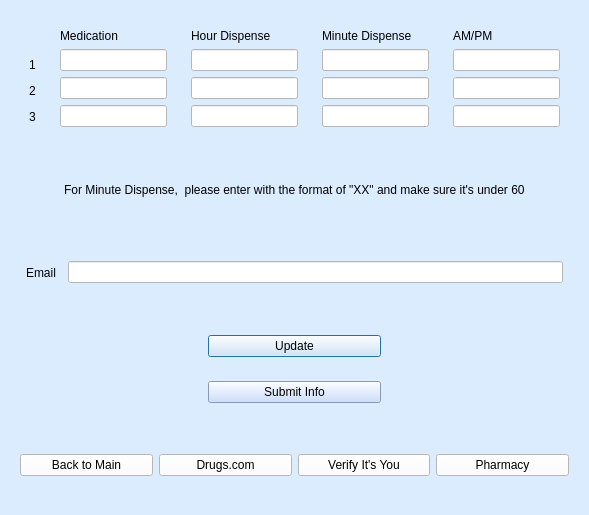
<?xml version="1.0" encoding="UTF-8"?>
<ui version="4.0">
 <class>Dialog</class>
 <widget class="QDialog" name="Dialog">
  <property name="geometry">
   <rect>
    <x>0</x>
    <y>0</y>
    <width>589</width>
    <height>515</height>
   </rect>
  </property>
  <property name="windowTitle">
   <string>Dialog</string>
  </property>
  <property name="styleSheet">
   <string notr="true">background:rgb(219, 236, 255)</string>
  </property>
  <layout class="QVBoxLayout" name="verticalLayout_5">
   <item>
    <widget class="QWidget" name="widget_5" native="true">
     <layout class="QHBoxLayout" name="horizontalLayout">
      <item>
       <widget class="QWidget" name="widget_4" native="true">
        <property name="styleSheet">
         <string notr="true">font: 700 italic 14pt &quot;Georgia&quot;;</string>
        </property>
        <layout class="QVBoxLayout" name="verticalLayout_4">
         <item>
          <widget class="QWidget" name="widget_22" native="true"/>
         </item>
         <item>
          <widget class="QLabel" name="label_4">
           <property name="styleSheet">
            <string notr="true"> font: 700 italic 14pt &quot;Georgia&quot;;</string>
           </property>
           <property name="text">
            <string>1</string>
           </property>
          </widget>
         </item>
         <item>
          <widget class="QLabel" name="label_5">
           <property name="styleSheet">
            <string notr="true">font: 700 italic 14pt &quot;Georgia&quot;;</string>
           </property>
           <property name="text">
            <string>2</string>
           </property>
          </widget>
         </item>
         <item>
          <widget class="QLabel" name="label_6">
           <property name="styleSheet">
            <string notr="true">font: 700 italic 14pt &quot;Georgia&quot;;</string>
           </property>
           <property name="text">
            <string>3</string>
           </property>
          </widget>
         </item>
        </layout>
       </widget>
      </item>
      <item>
       <widget class="QWidget" name="widget" native="true">
        <layout class="QVBoxLayout" name="verticalLayout">
         <item>
          <widget class="QLabel" name="label">
           <property name="styleSheet">
            <string notr="true">font: 700 italic 14pt &quot;Georgia&quot;;</string>
           </property>
           <property name="text">
            <string>Medication</string>
           </property>
          </widget>
         </item>
         <item>
          <widget class="QLineEdit" name="m1">
           <property name="styleSheet">
            <string notr="true">background:white</string>
           </property>
          </widget>
         </item>
         <item>
          <widget class="QLineEdit" name="m2">
           <property name="styleSheet">
            <string notr="true">background:white</string>
           </property>
          </widget>
         </item>
         <item>
          <widget class="QLineEdit" name="m3">
           <property name="styleSheet">
            <string notr="true">background:white</string>
           </property>
          </widget>
         </item>
        </layout>
       </widget>
      </item>
      <item>
       <widget class="QWidget" name="widget_2" native="true">
        <layout class="QVBoxLayout" name="verticalLayout_2">
         <item>
          <widget class="QLabel" name="label_2">
           <property name="styleSheet">
            <string notr="true">font: 700 italic 14pt &quot;Georgia&quot;;</string>
           </property>
           <property name="text">
            <string>Hour Dispense</string>
           </property>
          </widget>
         </item>
         <item>
          <widget class="QLineEdit" name="h1">
           <property name="styleSheet">
            <string notr="true">background:white</string>
           </property>
          </widget>
         </item>
         <item>
          <widget class="QLineEdit" name="h2">
           <property name="styleSheet">
            <string notr="true">background:white</string>
           </property>
          </widget>
         </item>
         <item>
          <widget class="QLineEdit" name="h3">
           <property name="styleSheet">
            <string notr="true">background:white</string>
           </property>
          </widget>
         </item>
        </layout>
       </widget>
      </item>
      <item>
       <widget class="QWidget" name="widget_3" native="true">
        <layout class="QVBoxLayout" name="verticalLayout_3">
         <item>
          <widget class="QLabel" name="label_3">
           <property name="styleSheet">
            <string notr="true">font: 700 italic 14pt &quot;Georgia&quot;;</string>
           </property>
           <property name="text">
            <string>Minute Dispense</string>
           </property>
          </widget>
         </item>
         <item>
          <widget class="QLineEdit" name="min1">
           <property name="styleSheet">
            <string notr="true">background:white</string>
           </property>
          </widget>
         </item>
         <item>
          <widget class="QLineEdit" name="min2">
           <property name="styleSheet">
            <string notr="true">background:white</string>
           </property>
          </widget>
         </item>
         <item>
          <widget class="QLineEdit" name="min3">
           <property name="styleSheet">
            <string notr="true">background:white</string>
           </property>
          </widget>
         </item>
        </layout>
       </widget>
      </item>
      <item>
       <widget class="QWidget" name="widget_10" native="true">
        <layout class="QVBoxLayout" name="verticalLayout_6">
         <item>
          <widget class="QLabel" name="label_8">
           <property name="styleSheet">
            <string notr="true">font: 700 italic 14pt &quot;Georgia&quot;;</string>
           </property>
           <property name="text">
            <string>AM/PM</string>
           </property>
          </widget>
         </item>
         <item>
          <widget class="QLineEdit" name="ap1">
           <property name="styleSheet">
            <string notr="true">background:white</string>
           </property>
          </widget>
         </item>
         <item>
          <widget class="QLineEdit" name="ap2">
           <property name="styleSheet">
            <string notr="true">background:white</string>
           </property>
          </widget>
         </item>
         <item>
          <widget class="QLineEdit" name="ap3">
           <property name="styleSheet">
            <string notr="true">background:white</string>
           </property>
          </widget>
         </item>
        </layout>
       </widget>
      </item>
     </layout>
    </widget>
   </item>
   <item>
    <widget class="QWidget" name="widget_19" native="true">
     <layout class="QHBoxLayout" name="horizontalLayout_6">
      <item>
       <widget class="QWidget" name="widget_20" native="true"/>
      </item>
      <item>
       <widget class="QLabel" name="label_10">
        <property name="styleSheet">
         <string notr="true">font: 10pt &quot;.AppleSystemUIFont&quot;;</string>
        </property>
        <property name="text">
         <string>For Minute Dispense,  please enter with the format of &quot;XX&quot; and make sure it's under 60</string>
        </property>
       </widget>
      </item>
      <item>
       <widget class="QWidget" name="widget_21" native="true"/>
      </item>
     </layout>
    </widget>
   </item>
   <item>
    <widget class="QWidget" name="widget_15" native="true">
     <layout class="QHBoxLayout" name="horizontalLayout_2">
      <item>
       <widget class="QWidget" name="widget_16" native="true"/>
      </item>
      <item>
       <widget class="QLabel" name="label_9">
        <property name="styleSheet">
         <string notr="true">font: 700 italic 14pt &quot;Georgia&quot;;</string>
        </property>
        <property name="text">
         <string>Email</string>
        </property>
       </widget>
      </item>
      <item>
       <widget class="QWidget" name="widget_17" native="true"/>
      </item>
      <item>
       <widget class="QLineEdit" name="email">
        <property name="styleSheet">
         <string notr="true">background:white</string>
        </property>
       </widget>
      </item>
      <item>
       <widget class="QWidget" name="widget_18" native="true"/>
      </item>
     </layout>
    </widget>
   </item>
   <item>
    <widget class="QWidget" name="widget_6" native="true">
     <layout class="QVBoxLayout" name="verticalLayout_7">
      <item>
       <widget class="QWidget" name="widget_8" native="true">
        <layout class="QHBoxLayout" name="horizontalLayout_5">
         <item>
          <widget class="QWidget" name="widget_11" native="true"/>
         </item>
         <item>
          <widget class="QPushButton" name="pushButton">
           <property name="text">
            <string>Update</string>
           </property>
          </widget>
         </item>
         <item>
          <widget class="QWidget" name="widget_13" native="true"/>
         </item>
        </layout>
       </widget>
      </item>
      <item>
       <widget class="QWidget" name="widget_7" native="true">
        <layout class="QHBoxLayout" name="horizontalLayout_4">
         <item>
          <widget class="QWidget" name="widget_12" native="true"/>
         </item>
         <item>
          <widget class="QPushButton" name="submit">
           <property name="styleSheet">
            <string notr="true">background-color:rgb(190, 213, 255)</string>
           </property>
           <property name="text">
            <string>Submit Info</string>
           </property>
          </widget>
         </item>
         <item>
          <widget class="QWidget" name="widget_14" native="true"/>
         </item>
        </layout>
       </widget>
      </item>
     </layout>
    </widget>
   </item>
   <item>
    <widget class="QWidget" name="widget_9" native="true">
     <layout class="QHBoxLayout" name="horizontalLayout_3">
      <property name="spacing">
       <number>-1</number>
      </property>
      <item>
       <widget class="QPushButton" name="backtoMain3">
        <property name="styleSheet">
         <string notr="true">background:rgb(255, 255, 255)</string>
        </property>
        <property name="text">
         <string>Back to Main</string>
        </property>
       </widget>
      </item>
      <item>
       <widget class="QPushButton" name="DrugInfo">
        <property name="styleSheet">
         <string notr="true">background:rgb(255, 255, 255)</string>
        </property>
        <property name="text">
         <string>Drugs.com</string>
        </property>
       </widget>
      </item>
      <item>
       <widget class="QPushButton" name="verifyItsYou">
        <property name="styleSheet">
         <string notr="true">background:rgb(255, 255, 255)</string>
        </property>
        <property name="text">
         <string>Verify It's You</string>
        </property>
       </widget>
      </item>
      <item>
       <widget class="QPushButton" name="Pharm">
        <property name="styleSheet">
         <string notr="true">background:rgb(255, 255, 255)</string>
        </property>
        <property name="text">
         <string>Pharmacy</string>
        </property>
       </widget>
      </item>
     </layout>
    </widget>
   </item>
  </layout>
 </widget>
 <resources/>
 <connections/>
</ui>
